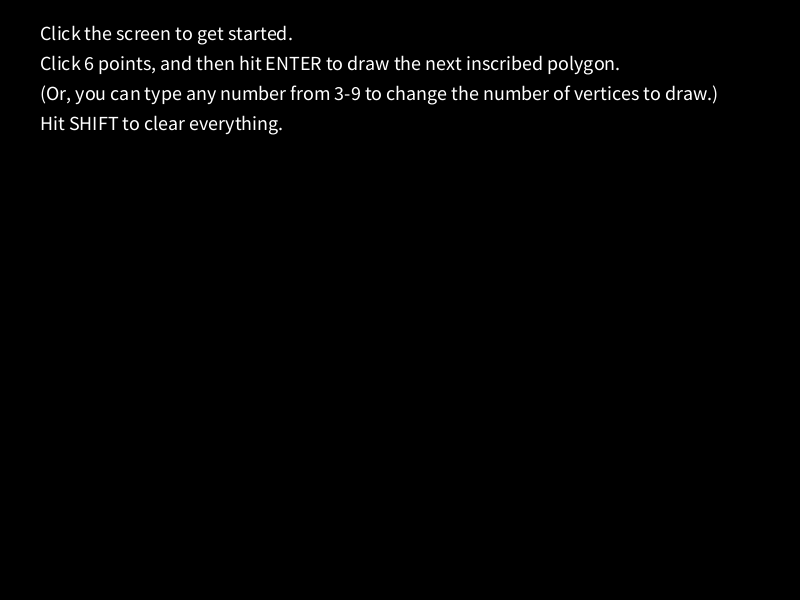
Frame 1 (no input)
Frame 60 (the mouse pressed at the canvas centre just before this capture): identical to frame 1, image omitted
Frame 120 (the mouse held since frame 60 and released just before this capture): identical to frame 1, image omitted

The Processing sketch that drew this single still picture (run headless with seeded random() and noise(); from frame 60 on, the mouse is pressed at the canvas centre):

// Processing sketch: processing_103182
// ── processing_103182.pde

int vertices = 6;
int vertices_drawn = 0;
boolean firstClick = true;
int[] xPositions = new int[vertices];
int[] yPositions = new int[vertices];
int[] xMidpoints = new int[vertices];
int[] yMidpoints = new int[vertices];

void setup()
{
  size(800,600);
  stroke(255);
  strokeWeight(3);
  background(0);
}

void draw()
{
    if (vertices_drawn == 0)
    {
    background(0);
    String p = "Click the screen to get started.";
    String r = "Click " + vertices + " points, and then hit ENTER to draw the next inscribed polygon.";
    String s = "(Or, you can type any number from 3-9 to change the number of vertices to draw.)";
    String t = "Hit SHIFT to clear everything.";
    fill(255);
    textSize(20);
    text(p, 40, 40);
    text(r, 40, 70);
    text(s, 40, 100);  
    text(t, 40, 130);
    }
}

void mousePressed() {
  if (vertices_drawn < vertices && firstClick == false)
  {
   FirstPoint point = new FirstPoint(mouseX,mouseY);
      xPositions[vertices_drawn] = point.xPos;
      yPositions[vertices_drawn] = point.yPos;
      point.drawPoint();
      vertices_drawn = vertices_drawn + 1;
  }
  if (vertices_drawn == vertices)
  {
    drawPolygon();
  }
  if (firstClick == true)
  {
     firstClick = false;
  }
}

void keyPressed()
{
  
  if (keyCode == SHIFT)
  {
    reset();    
  }
  if (keyCode == ENTER && vertices_drawn == vertices)
  {
   drawPolygon();
  }
  if (keyCode == 51 && vertices_drawn == 0)
  {
    vertices = 3;
  }
  if (keyCode == 52 && vertices_drawn == 0)
  {
    vertices = 4;
  }
  if (keyCode == 53 && vertices_drawn == 0)
  {
    vertices = 5;
  }
  if (keyCode == 54 && vertices_drawn == 0)
  {
    vertices = 6;
  }
  if (keyCode == 55 && vertices_drawn == 0)
  {
    vertices = 7;
  }
  if (keyCode == 56 && vertices_drawn == 0)
  {
    vertices = 8;
  }
  if (keyCode == 57 && vertices_drawn == 0)
  {
    vertices = 9;
  }
}

void drawPolygon() {

  //Takes care of drawing the polygon. The 0th and the nth vertex are directly connected, which could be done more cleverly with modular arithmetic, I think.
   line(xPositions[0],yPositions[0],xPositions[vertices - 1],yPositions[vertices - 1]);
   for (int i = 0; i < vertices - 1; i++)
   {
      line(xPositions[i],yPositions[i],xPositions[i+1],yPositions[i+1]);
   }
   
  //Takes care of the midpoints. These two steps are separate to avoid entanglement between drawing and calculation, which was an issue.
      for (int i = 0; i < vertices - 1; i++)
      {
      xMidpoints[i] = ( xPositions[i] + xPositions[i+1])/2;
      yMidpoints[i] = ( yPositions[i] + yPositions[i+1])/2;
      }
      xMidpoints[vertices - 1] = ( xPositions[0] + xPositions[vertices - 1])/2;
      yMidpoints[vertices - 1] = ( yPositions[0] + yPositions[vertices - 1])/2;
      drawNextPolygon();
   
}

void drawNextPolygon() {
  stroke(random(255),random(255),random(255));
  for (int i = 0; i<vertices; i++)
  {
      xPositions[i] = xMidpoints[i];
      yPositions[i] = yMidpoints[i];
  }
}

void reset()
{
  background(0);
    vertices_drawn = 0;
    int[] xPositions = new int[vertices];
    int[] yPositions = new int[vertices];
    int[] xMidpoints = new int[vertices];
    int[] yMidpoints = new int[vertices];
    stroke(255);
}

class FirstPoint {
  int xPos, yPos;
  FirstPoint (int x, int y)
  {
    xPos = x;
    yPos = y;
  }
  void drawPoint()
  {
    ellipse(xPos,yPos,10,10);
  }
  
}
